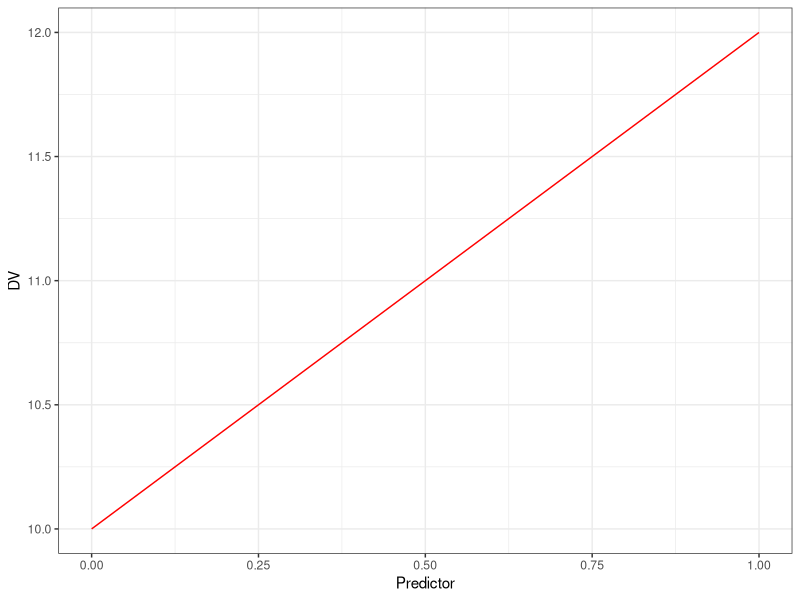

This figure's R source:
# Exercise linear regression
library(ggplot2)

# Linear regression models can be used to infer the intercept and slope parameter from a data set.
# The following exericse intends to give you an understanding of the relationship of all model parameters, 
# the data (y) and the predictor (x).

#----
# Example 1
# Linear models allow us to predict potentially unobserved data points:
# Given ...
intercept = 10 # alpha
slope = 2 # beta; 2 units up on the y-axis
x = 1 # predictor; 1 unit to the right on the x-axis

# What's y (i.e. DV)?
(y = intercept + slope*1)

# Plot the regression line
p <- qplot(x = c(0,x), y = c(intercept, y), geom = "blank") +
  geom_line(aes(y = c(intercept, y)), col="red") +
  ylab("DV") +
  xlab("Predictor")
p <- p + theme_bw();p

#----
# Task 1
intercept = 13
slope = 4
x = 12

# What's y?


# Plot the regression line


#----
# Task 2
intercept = 13
slope = 4
x = 12

# What's y?


# Plot the regression line


#----
# Task 3
# Regression models allow us to infer the intercept.
# Given ...
slope = 3
x = 2
y = 12

# What's the intercept?


# Plot the regression line


#----
# Task 4
# You can also infer the linear change on the y-axis, if we move x units to the right on the x-axis.
# Given ...
intercept = 3
y = 10
x = 12

# What's slope?


# Plot the regression line


#----
# Task 5
# Having a data set with a predictor variable (your IV), you can infer both the intercept and the slope of a regression model.
# Simulate some data ...
set.seed(123)
N = 1000
mu = 150
sigma = 2.5
y <- rnorm(n = N, mean = mu, sd = sigma) # generate random data points (n = number of observations)
x <- sample(1:12, N, replace = TRUE) # random predictor variable
head(data <- data.frame(y, x)) # Create a data frame
nrow(data)

# Use the lm() function for linear regressions in R to infer the intercept and slope for this data set
# Run "?lm" to get help

# Plot the regression line

